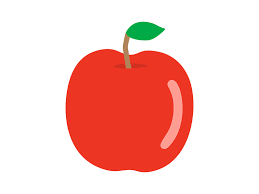
#> input picture gazou2/hoge.jpeg, 259 x 194 px
$ python 7.py
#> lines starting #> are read from the running program, lines starting #| are printed output that depends on the picture
import cv2
import matplotlib.pyplot as plt # ヒストグラム表示用

def get_histogram(img):
    '''ヒストグラムの取得'''
    if len(img.shape) == 3:
        # カラーのとき
        channels = 3
    else:
        # モノクロのとき
        channels = 1

    histogram = []
    for ch in range(channels):
        # チャンネル(B, G, R)ごとのヒストグラム
        hist_ch = cv2.calcHist([img],[ch],None,[256],[0,256])
        histogram.append(hist_ch[:,0])

    # チャンネルごとのヒストグラムを返す
    return histogram

def draw_histogram(hist):
    '''ヒストグラムをmatplotlibで表示'''
    # チャンネル数
    ch = len(hist)

    # グラフの表示色
    if (ch == 1):
        colors = ["black"]
        label = ["Gray"]
    else:
        colors = ["blue", "green", "red"]
        label = ["B", "G", "R"]

    # ヒストグラムをmatplotlibで表示
    x = range(256)
    for col in range(ch):
        y = hist[col]
        plt.plot(x, y, color = colors[col], label = label[col])

    # 凡例の表示
    plt.legend(loc=2)

    plt.show()

######################################################################

# 画像の読込
img = cv2.imread("hoge.jpeg",cv2.IMREAD_UNCHANGED)
#> img is the input picture: shape (194, 259, 3); mean B, G, R 196.5, 202.1, 247.6

# 画像の表示
cv2.imshow("Image", img)

# ヒストグラムの取得
hist = get_histogram(img)
#> after the loop in get_histogram, `for ch in range(channels):`: histogram = 3 items
#> hist = 3 items

# ヒストグラムの描画
draw_histogram(hist)
#> in draw_histogram, `ch = len(hist)`: ch = 3
#> in draw_histogram, `plt.show()`:
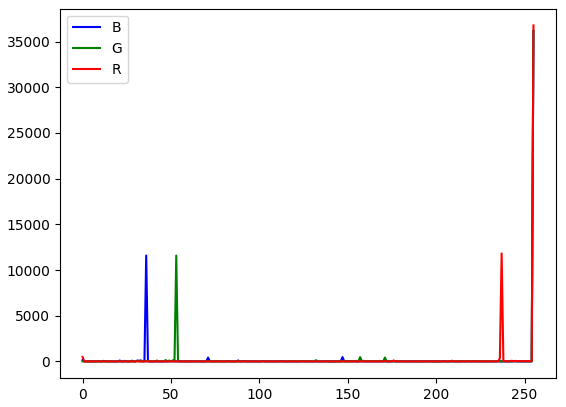
#> figure drawn by matplotlib, 1 panel; curve peaks at x = 255, y = 36157; curve peaks at x = 255, y = 36157; curve peaks at x = 255, y = 36769
